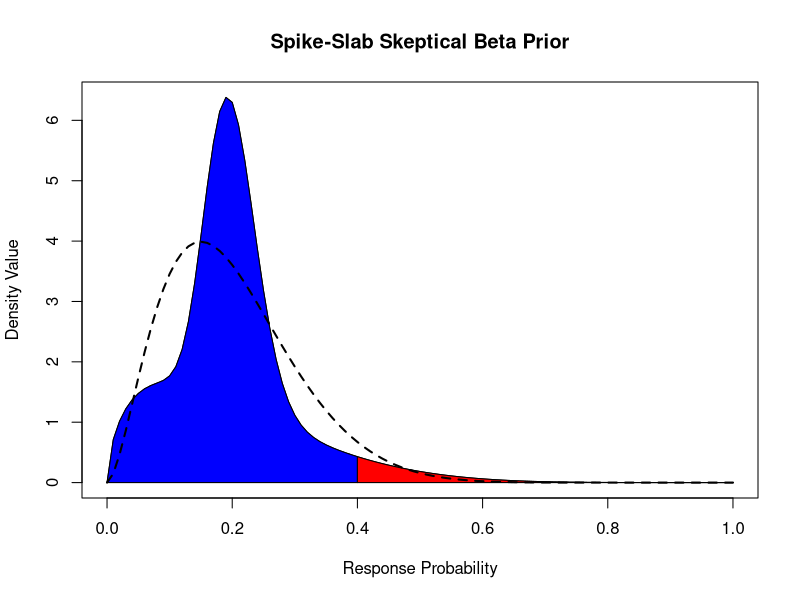
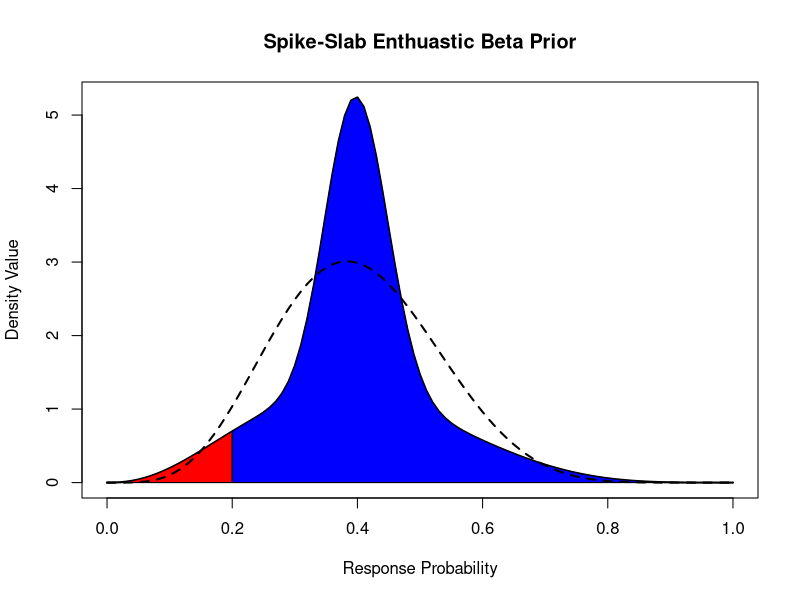
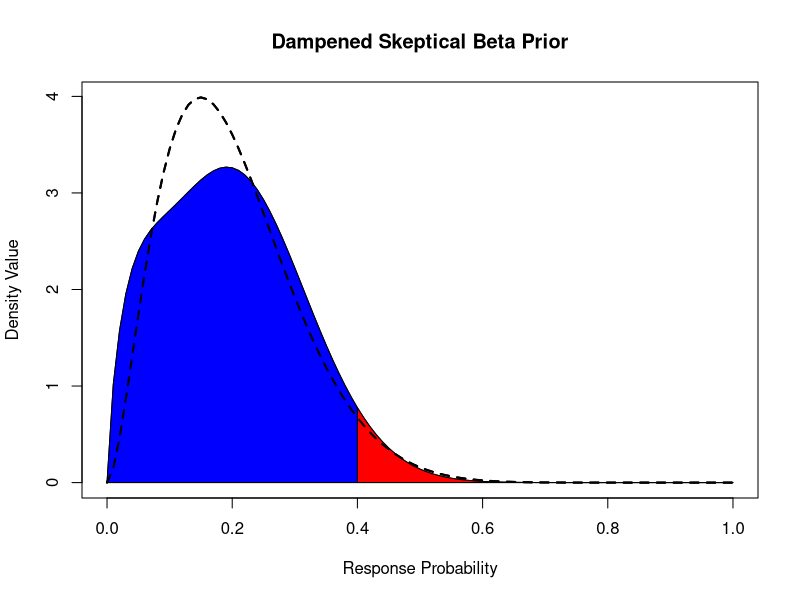
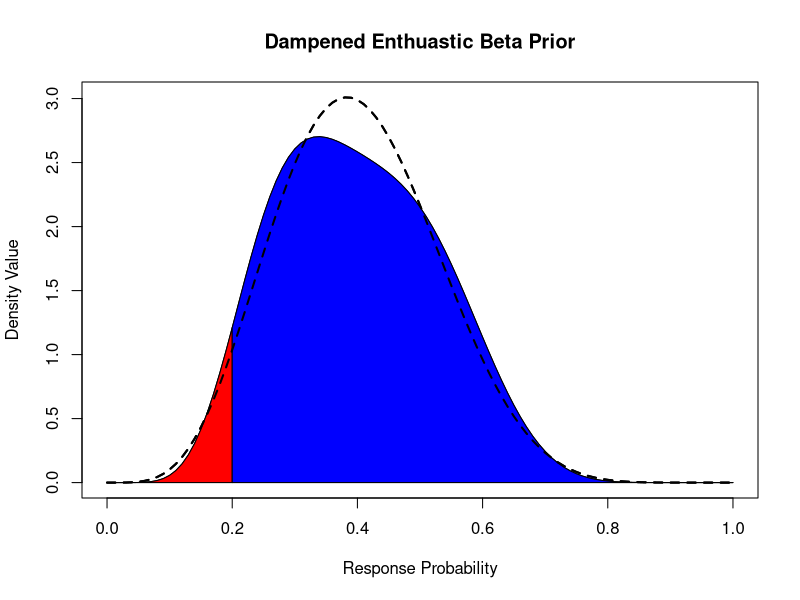

Write the R code that produced these figures, in order.
rm(list = ls())

### ORIGINAL FIRST
# mean of skeptical prior
p.skpt<-0.20
# mean of enthuastic prior
p.enth<-0.40
tail.skpt<-0.045
tail.enth<-0.05

# Step 1: Create grid for possible values of phi
phi.range<-seq(0,1000,by=0.01)

# Step 2: Compute tail probabilities for every possible choice of phi
# upper tail probability equal to tail.skpt
quantiles.skpt<-qbeta(tail.skpt,(p.skpt)*phi.range,(1-(p.skpt))*phi.range,lower.tail=FALSE)
# lower tail probability equal to tail.enth
quantiles.enth<-qbeta(tail.enth,(p.enth)*phi.range,(1-(p.enth))*phi.range,lower.tail=TRUE)

# Step 3: Grid search to find value of phi with the desired tail probability for the priors
phi_L<-phi.range[which.min(abs(p.enth-quantiles.skpt))] # fixed 5/13/19
phi_H<-phi.range[which.min(abs(p.skpt-quantiles.enth))] # fixed 5/13/19

# Step 4: Find parameters for the priors
alpha.skpt<-(p.skpt)*phi_L
beta.skpt<-(1-(p.skpt))*phi_L
alpha.enth<-(p.enth)*phi_H
beta.enth<-(1-(p.enth))*phi_H

### SPIKE NEXT
# mean of skeptical prior
p.skpt<-0.20
# mean of enthuastic prior
p.enth<-0.40
tail.skpt<-0.045*2
tail.enth<-0.05*2

# Step 1: Create grid for possible values of phi
phi.range<-seq(0,1000,by=0.01)

# Step 2: Compute tail probabilities for every possible choice of phi
# upper tail probability equal to tail.skpt
quantiles.skpt<-qbeta(tail.skpt,(p.skpt)*phi.range,(1-(p.skpt))*phi.range,lower.tail=FALSE)
# lower tail probability equal to tail.enth
quantiles.enth<-qbeta(tail.enth,(p.enth)*phi.range,(1-(p.enth))*phi.range,lower.tail=TRUE)

# Step 3: Grid search to find value of phi with the desired tail probability for the priors
phi_L<-phi.range[which.min(abs(p.enth-quantiles.skpt))] # fixed 5/13/19
phi_H<-phi.range[which.min(abs(p.skpt-quantiles.enth))] # fixed 5/13/19

# Step 4: Find parameters for the priors
alpha.skpt.1<-(p.skpt)*phi_L
beta.skpt.1<-(1-(p.skpt))*phi_L
alpha.enth.1<-(p.enth)*phi_H
beta.enth.1<-(1-(p.enth))*phi_H

par(ask=FALSE)
par(mfrow = c(1, 1)) 
x<-seq(0,1,by=0.01)
const<-20


y<-.5*dbeta(x,alpha.skpt.1,beta.skpt.1)+.5*dbeta(x,1*const,4*const)
plot(x,y,type='l',
     xlab="Response Probability",ylab="Density Value",
     main="Spike-Slab Skeptical Beta Prior")
polygon(c(x[x<=0.4],0.4),c(y[x<=0.4],0),col="blue")
polygon(c(x[x>=0.4],0.4),c(y[x>=0.4],0),col="red")
lines(x,dbeta(x,alpha.skpt,beta.skpt),type='l',lty="dashed",lwd=2)

.5*pbeta(.4,alpha.skpt.1,beta.skpt.1)+.5*pbeta(.4,1*const,4*const)

plot(x,.5*dbeta(x,alpha.enth.1,beta.enth.1)+.5*dbeta(x,40,60),type='l',lwd=2,
     xlab="Response Probability",ylab="Density Value",
     main="Spike-Slab Enthuastic Beta Prior")
y<-.5*dbeta(x,alpha.enth.1,beta.enth.1)+.5*dbeta(x,40,60)
polygon(c(x[x<=0.2],0.2),c(y[x<=0.2],0),col="red")
polygon(c(x[x>=0.2],0.2),c(y[x>=0.2],0),col="blue")
lines(x,dbeta(x,alpha.enth,beta.enth),type='l',lty="dashed",lwd=2)
.5*pbeta(.2,alpha.enth.1,beta.enth.1)+.5*pbeta(.2,40,60)
### FLAT LAST
# mean of skeptical prior
separation<-0.06
# specify the ratio for how much lower vs. higher
# 2:1
p.skpt.1<-0.2-separation
p.skpt.2<-0.2+separation

tail.skpt<-0.045

# Step 1: Create grid for possible values of phi
phi.range<-seq(0,1000,by=0.01)

# Step 2: Compute tail probabilities for every possible choice of phi
# upper tail probability equal to tail.skpt
quantiles.skpt.1<-qbeta(tail.skpt-0.03,(p.skpt.1)*phi.range,
                        (1-(p.skpt.1))*phi.range,lower.tail=FALSE)
quantiles.skpt.2<-qbeta(tail.skpt+0.03,(p.skpt.2)*phi.range,
                        (1-(p.skpt.2))*phi.range,lower.tail=FALSE)

# Step 3: Grid search to find value of phi with the desired tail probability for the priors
phi_L.1<-phi.range[which.min(abs(p.enth-quantiles.skpt.1))] # fixed 5/13/19
phi_L.2<-phi.range[which.min(abs(p.enth-quantiles.skpt.2))] # fixed 5/13/19

# Step 4: Find parameters for the priors
alpha.skpt2.1<-(p.skpt.1)*phi_L.1
beta.skpt2.1<-(1-(p.skpt.1))*phi_L.1
alpha.skpt2.2<-(p.skpt.2)*phi_L.2
beta.skpt2.2<-(1-(p.skpt.2))*phi_L.2

y<-1/2*dbeta(x,alpha.skpt2.1,beta.skpt2.1)+
  1/2*dbeta(x,alpha.skpt2.2,beta.skpt2.2)
plot(x,dbeta(x,alpha.skpt,beta.skpt),type='l',
     xlab="Response Probability",ylab="Density Value",
     main="Dampened Skeptical Beta Prior",lty="dashed",lwd=2)
lines(x,y)
polygon(c(x[x<=0.4],0.4),c(y[x<=0.4],0),col="blue")
polygon(c(x[x>=0.4],0.4),c(y[x>=0.4],0),col="red")
lines(x,dbeta(x,alpha.skpt,beta.skpt),type='l',lty="dashed",lwd=2)

pbeta(0.4,alpha.skpt,beta.skpt,lower.tail=FALSE)
1/2*pbeta(0.4,alpha.skpt2.1,beta.skpt2.1,lower.tail=FALSE)+
  1/2*pbeta(0.4,alpha.skpt2.2,beta.skpt2.2,lower.tail=FALSE)

### FLAT LAST
# mean of enthuastic prior
separation<-0.09
p.enth.1<-0.4-separation
p.enth.2<-0.4+separation

tail.enth<-0.05

# Step 1: Create grid for possible values of phi
phi.range<-seq(0,1000,by=0.01)

# Step 2: Compute tail probabilities for every possible choice of phi
# upper tail probability equal to tail.enth
quantiles.enth.1<-qbeta(tail.enth+0.049,(p.enth.1)*phi.range,
                        (1-(p.enth.1))*phi.range,lower.tail=TRUE)
quantiles.enth.2<-qbeta(tail.enth-0.049,(p.enth.2)*phi.range,
                        (1-(p.enth.2))*phi.range,lower.tail=TRUE)

# Step 3: Grid search to find value of phi with the desired tail probability for the priors
phi_H.1<-phi.range[which.min(abs(p.skpt-quantiles.enth.1))] # fixed 5/13/19
phi_H.2<-phi.range[which.min(abs(p.skpt-quantiles.enth.2))] # fixed 5/13/19

# Step 4: Find parameters for the priors
alpha.enth2.1<-(p.enth.1)*phi_H.1
beta.enth2.1<-(1-(p.enth.1))*phi_H.1
alpha.enth2.2<-(p.enth.2)*phi_H.2
beta.enth2.2<-(1-(p.enth.2))*phi_H.2

plot(x,dbeta(x,alpha.enth,beta.enth),type='l',lty="dashed",lwd=2,
     xlab="Response Probability",ylab="Density Value",
     main="Dampened Enthuastic Beta Prior")
y<-1/2*dbeta(x,alpha.enth2.1,beta.enth2.1)+
  1/2*dbeta(x,alpha.enth2.2,beta.enth2.2)
lines(x,y)
polygon(c(x[x<=0.2],0.2),c(y[x<=0.2],0),col="red")
polygon(c(x[x>=0.2],0.2),c(y[x>=0.2],0),col="blue")
lines(x,dbeta(x,alpha.enth,beta.enth),type='l',lty="dashed",lwd=2)





pbeta(0.2,alpha.enth,beta.enth,lower.tail=TRUE)
1/2*pbeta(0.2,alpha.enth2.1,beta.enth2.1,lower.tail=TRUE)+
  1/2*pbeta(0.2,alpha.enth2.2,beta.enth2.2,lower.tail=TRUE)

.5*alpha.enth2.1/(alpha.enth2.1+beta.enth2.1)+
  .5*alpha.enth2.2/(alpha.enth2.2+beta.enth2.2)


